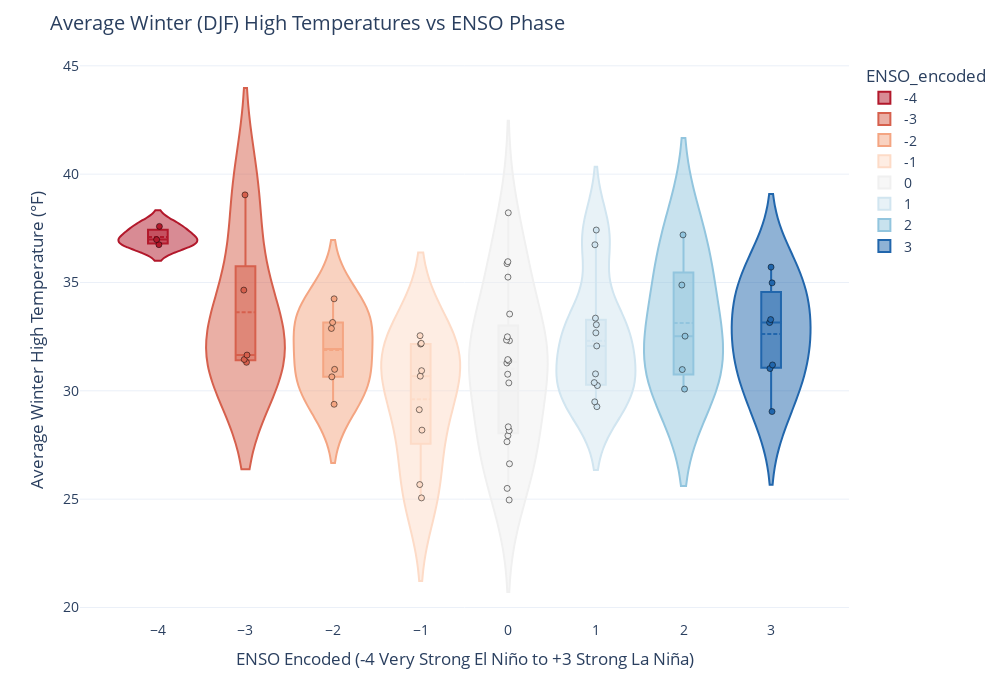

Notebook source saved alongside this figure:
### Code cell
# Define order and color map
order = [-4, -3, -2, -1, 0, 1, 2, 3]
winter_avg["ENSO_encoded"] = pd.Categorical(winter_avg["ENSO_encoded"],
                                            categories=order, ordered=True)

enso_map = {
    -4: "#b2182b", -3: "#d6604d", -2: "#f4a582", -1: "#fddbc7",
     0: "#f0f0f0",  1: "#d1e5f0",  2: "#92c5de",  3: "#2166ac"
}
enso_map = {**enso_map, **{str(k): v for k, v in enso_map.items()}}

# Create violin plot
fig = px.violin(
    winter_avg,
    x="ENSO_encoded",
    y="high",
    color="ENSO_encoded",
    category_orders={"ENSO_encoded": order},
    color_discrete_map=enso_map,
    box=True,
    points="all",
    hover_data={"high":":.1f", "Season_Year": True, "ENSO_encoded": False}
)

# Make violins thicker, more visible, and fully opaque
fig.update_traces(
    width=0.9,
    meanline_visible=True,
    opacity=1.0,         # full opacity for clarity
    pointpos=0.0,        # points centered inside
    jitter=0.05,         # small horizontal spread to avoid overlap
    marker=dict(size=6, line=dict(width=0.5, color="black"))
)

# Increase figure size and adjust spacing
fig.update_layout(
    template="plotly_white",
    violingap=0.05,
    violinmode="overlay",
    width=1000,
    height=700,   # more vertical space
    title="Average Winter (DJF) High Temperatures vs ENSO Phase",
    xaxis_title="ENSO Encoded (-4 Very Strong El Niño to +3 Strong La Niña)",
    yaxis_title="Average Winter High Temperature (°F)",
    font=dict(size=14)
)

fig.show()

### Figure 1 — Plotly figure (JSON) as saved in the notebook; plotly's stock layout.template omitted (floating-point values rounded to 4 significant figures)
{"data": [{"alignmentgroup": "True", "box": {"visible": true}, "customdata": [[1983], [1998], [2016]], "hovertemplate": "high=%{y:.1f}<br>Season_Year=%{customdata[0]}<extra></extra>", "jitter": 0.05, "legendgroup": "-4", "marker": {"color": "#b2182b", "line": {"color": "black", "width": 0.5}, "size": 6}, "meanline": {"visible": true}, "name": "-4", "offsetgroup": "-4", "opacity": 1, "orientation": "v", "pointpos": 0, "points": "all", "scalegroup": "True", "showlegend": true, "type": "violin", "width": 0.9, "x": [-4, -4, -4], "x0": " ", "xaxis": "x", "y": [36.98, 36.75, 37.59], "y0": " ", "yaxis": "y"}, {"alignmentgroup": "True", "box": {"visible": true}, "customdata": [[1966], [1973], [1988], [1992], [2024]], "hovertemplate": "high=%{y:.1f}<br>Season_Year=%{customdata[0]}<extra></extra>", "jitter": 0.05, "legendgroup": "-3", "marker": {"color": "#d6604d", "line": {"color": "black", "width": 0.5}, "size": 6}, "meanline": {"visible": true}, "name": "-3", "offsetgroup": "-3", "opacity": 1, "orientation": "v", "pointpos": 0, "points": "all", "scalegroup": "True", "showlegend": true, "type": "violin", "width": 0.9, "x": [-3, -3, -3, -3, -3], "x0": " ", "xaxis": "x", "y": [31.45, 31.65, 31.31, 34.65, 39.04], "y0": " ", "yaxis": "y"}, {"alignmentgroup": "True", "box": {"visible": true}, "customdata": [[1964], [1969], [1987], [1995], [2003], [2010]], "hovertemplate": "high=%{y:.1f}<br>Season_Year=%{customdata[0]}<extra></extra>", "jitter": 0.05, "legendgroup": "-2", "marker": {"color": "#f4a582", "line": {"color": "black", "width": 0.5}, "size": 6}, "meanline": {"visible": true}, "name": "-2", "offsetgroup": "-2", "opacity": 1, "orientation": "v", "pointpos": 0, "points": "all", "scalegroup": "True", "showlegend": true, "type": "violin", "width": 0.9, "x": [-2, -2, -2, -2, -2, -2], "x0": " ", "xaxis": "x", "y": [32.88, 30.99, 34.25, 33.15, 29.38, 30.65], "y0": " ", "yaxis": "y"}, {"alignmentgroup": "True", "box": {"visible": true}, "customdata": [[1967], [1970], [1977], [1978], [1980], [2005], [2007], [2015], [2019]], "hovertemplate": "high=%{y:.1f}<br>Season_Year=%{customdata[0]}<extra></extra>", "jitter": 0.05, "legendgroup": "-1", "marker": {"color": "#fddbc7", "line": {"color": "black", "width": 0.5}, "size": 6}, "meanline": {"visible": true}, "name": "-1", "offsetgroup": "-1", "opacity": 1, "orientation": "v", "pointpos": 0, "points": "all", "scalegroup": "True", "showlegend": true, "type": "violin", "width": 0.9, "x": [-1, -1, -1, -1, -1, -1, -1, -1, -1], "x0": " ", "xaxis": "x", "y": [30.68, 29.13, 25.06, 25.67, 30.93, 32.19, 32.16, 28.19, 32.54], "y0": " ", "yaxis": "y"}, {"alignmentgroup": "True", "box": {"visible": true}, "customdata": [[1960], [1961], [1962], [1963], [1968], [1979], [1981], [1982], [1986], [1990], [1991], [1993], [1994], [1997], [2002], [2004], [2013], [2014], [2020], [2025]], "hovertemplate": "high=%{y:.1f}<br>Season_Year=%{customdata[0]}<extra></extra>", "jitter": 0.05, "legendgroup": "0", "marker": {"color": "#f0f0f0", "line": {"color": "black", "width": 0.5}, "size": 6}, "meanline": {"visible": true}, "name": "0", "offsetgroup": "0", "opacity": 1, "orientation": "v", "pointpos": 0, "points": "all", "scalegroup": "True", "showlegend": true, "type": "violin", "width": 0.9, "x": [0, 0, 0, 0, 0, 0, 0, 0, 0, 0, 0, 0, 0, 0, 0, 0, 0, 0, 0, 0], "x0": " ", "xaxis": "x", "y": [31.28, 31.38, 28.34, 24.96, 30.36, 25.5, 30.76, 27.65, 28.16, 32.31, 33.54, 32.49, 27.93, 32.34, 38.22, 31.44, 35.25, 26.63, 35.96, 35.87], "y0": " ", "yaxis": "y"}, {"alignmentgroup": "True", "box": {"visible": true}, "customdata": [[1965], [1972], [1975], [1984], [1985], [2001], [2006], [2009], [2017], [2018], [2023]], "hovertemplate": "high=%{y:.1f}<br>Season_Year=%{customdata[0]}<extra></extra>", "jitter": 0.05, "legendgroup": "1", "marker": {"color": "#d1e5f0", "line": {"color": "black", "width": 0.5}, "size": 6}, "meanline": {"visible": true}, "name": "1", "offsetgroup": "1", "opacity": 1, "orientation": "v", "pointpos": 0, "points": "all", "scalegroup": "True", "showlegend": true, "type": "violin", "width": 0.9, "x": [1, 1, 1, 1, 1, 1, 1, 1, 1, 1, 1], "x0": " ", "xaxis": "x", "y": [30.78, 32.07, 33.35, 29.27, 30.24, 29.49, 33.05, 30.38, 36.74, 32.68, 37.42], "y0": " ", "yaxis": "y"}, {"alignmentgroup": "True", "box": {"visible": true}, "customdata": [[1971], [1996], [2012], [2021], [2022]], "hovertemplate": "high=%{y:.1f}<br>Season_Year=%{customdata[0]}<extra></extra>", "jitter": 0.05, "legendgroup": "2", "marker": {"color": "#92c5de", "line": {"color": "black", "width": 0.5}, "size": 6}, "meanline": {"visible": true}, "name": "2", "offsetgroup": "2", "opacity": 1, "orientation": "v", "pointpos": 0, "points": "all", "scalegroup": "True", "showlegend": true, "type": "violin", "width": 0.9, "x": [2, 2, 2, 2, 2], "x0": " ", "xaxis": "x", "y": [30.08, 30.98, 37.2, 32.52, 34.88], "y0": " ", "yaxis": "y"}, {"alignmentgroup": "True", "box": {"visible": true}, "customdata": [[1974], [1976], [1989], [1999], [2000], [2008], [2011]], "hovertemplate": "high=%{y:.1f}<br>Season_Year=%{customdata[0]}<extra></extra>", "jitter": 0.05, "legendgroup": "3", "marker": {"color": "#2166ac", "line": {"color": "black", "width": 0.5}, "size": 6}, "meanline": {"visible": true}, "name": "3", "offsetgroup": "3", "opacity": 1, "orientation": "v", "pointpos": 0, "points": "all", "scalegroup": "True", "showlegend": true, "type": "violin", "width": 0.9, "x": [3, 3, 3, 3, 3, 3, 3], "x0": " ", "xaxis": "x", "y": [31.03, 33.29, 33.15, 35.71, 34.98, 31.19, 29.04], "y0": " ", "yaxis": "y"}], "layout": {"font": {"size": 14}, "height": 700, "legend": {"title": {"text": "ENSO_encoded"}, "tracegroupgap": 0}, "margin": {"t": 60}, "title": {"text": "Average Winter (DJF) High Temperatures vs ENSO Phase"}, "violingap": 0.05, "violinmode": "overlay", "width": 1000, "xaxis": {"anchor": "y", "categoryarray": [-4, -3, -2, -1, 0, 1, 2, 3], "categoryorder": "array", "domain": [0, 1], "title": {"text": "ENSO Encoded (-4 Very Strong El Niño to +3 Strong La Niña)"}}, "yaxis": {"anchor": "x", "domain": [0, 1], "title": {"text": "Average Winter High Temperature (°F)"}}}}
